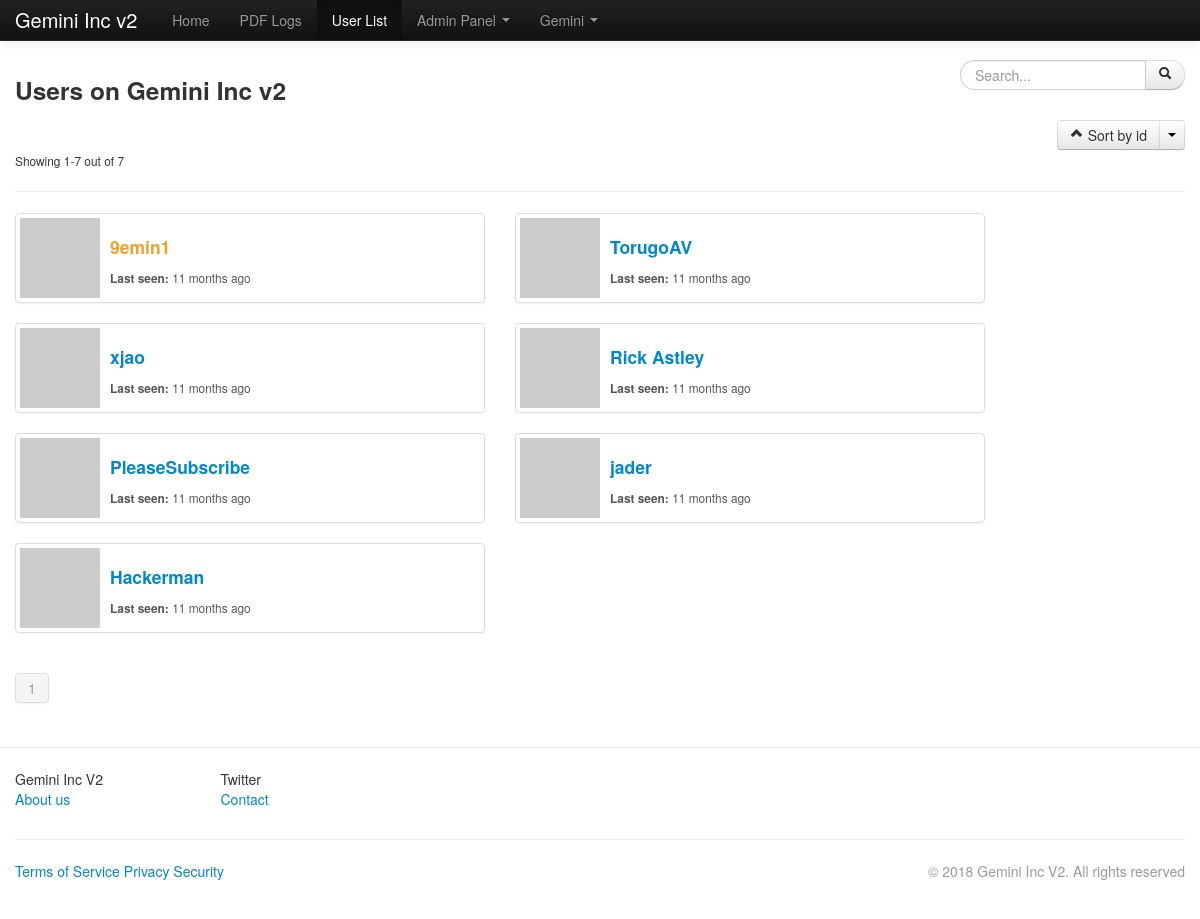
The page /geminiinc-website/users_list.php (signed in) on the database its author committed.
### tables this page shows
CREATE TABLE `mls_settings` (
  `site_name` varchar(255) NOT NULL DEFAULT 'Demo Site',
  `url` varchar(300) NOT NULL,
  `admin_email` varchar(255) NOT NULL,
  `max_ban_period` int(11) NOT NULL DEFAULT '10',
  `register` int(11) NOT NULL DEFAULT '1',
  `email_validation` int(11) NOT NULL DEFAULT '0',
  `captcha` int(11) NOT NULL
);

CREATE TABLE `mls_users` (
  `userid` int(11) NOT NULL AUTO_INCREMENT,
  `username` varchar(50) NOT NULL,
  `display_name` varchar(255) NOT NULL,
  `password` varchar(50) NOT NULL,
  `email` varchar(255) NOT NULL,
  `activation_code` varchar(255) DEFAULT NULL,
  `validated` varchar(100) NOT NULL,
  `groupid` int(11) NOT NULL DEFAULT '2',
  `lastactive` int(11) NOT NULL,
  `showavt` int(11) NOT NULL DEFAULT '1',
  `banned` int(11) NOT NULL,
  `regtime` int(11) NOT NULL,
  PRIMARY KEY (`userid`)
);

### geminiinc-website/lib/mysql.class.php (called while the page is built, shortened)
<?php
class SafeMySQL
{
    private $conn;
    public $asObj;
    private $defaults = array(
        'host'      => 'localhost',
        'user'      => 'root',
        'pass'      => '',
        'db'        => 'test',
        'port'      => NULL,
        'socket'    => NULL,
        'pconnect'  => FALSE,
        'charset'   => 'utf8',
        'errmode'   => 'error',
        'exception' => 'Exception',
        'asObj'     => true,
    );
    function __construct($opt = array())
    {
        $opt = array_merge($this->defaults,$opt);
        $this->asObj = $opt['asObj'];
        @$this->conn = mysqli_connect($opt['host'], $opt['user'], $opt['pass'], $opt['db'], $opt['port'], $opt['socket']);
        mysqli_set_charset($this->conn, $opt['charset']) or $this->error(mysqli_error($this->conn));
    }
    public function ret($value)
    {
        if($this->asObj)
            return (object)$value;
        else
            return $value;
    }
    public function fetch($result,$mode=self::RESULT_ASSOC)
    {
        return mysqli_fetch_array($result, $mode);
    }
    public function getRow()
    {
        $query = $this->prepareQuery(func_get_args());
        if ($res = $this->rawQuery($query)) {
            $ret = $this->fetch($res);
            return $this->ret($ret);
        }
        return FALSE;
    }
    public function getAll()
    {
        $ret   = array();
        $query = $this->prepareQuery(func_get_args());
        if ( $res = $this->rawQuery($query) )
        {
            while($row = $this->fetch($res))
            {
                $ret[] = $this->ret($row);
            }
        }
        return $ret;
    }
    private function rawQuery($query)
    {
        $start = microtime(TRUE);
        $res   = mysqli_query($this->conn, $query);
        $timer = microtime(TRUE) - $start;
        return $res;
    }
    private function prepareQuery($args)
    {
        $query = '';
        $raw   = array_shift($args);
        $array = preg_split('~(\?[nsiuap])|(:[A-Za-z0-9]+)~u'," ".$raw,null,PREG_SPLIT_DELIM_CAPTURE);
        $anum  = count($args);
        $array = array_values(array_filter($array));
        preg_match("~:([A-Za-z0-9]+)~u", $raw, $match);
        $named = count($match);
        if($named)
            $vals = array_shift($args);
        else
            $vals = array();
        $pnum  = floor(count($array) / 2) - floor(count($vals)/2);
        foreach ($array as $i => $part)
        {
            if ( ($i % 2) == 0 )
            {
                $query .= $part;
                continue;
            }
            $value = array_shift($args);
            switch ($part)
            {
                case '?i':
                    $part = $this->escapeInt($value);
                    break;
                case '?p':
                    $part = $value;
                    break;
            }
            $query .= $part;
        }
        return $query;
    }
    private function escapeInt($value)
    {
        return $value;
    }
}

### geminiinc-website/inc/init.php (called while the page is built, shortened)
<?php
$set = new stdClass();
include "settings.php";
include MLS_ROOT."/lib/mysql.class.php";
include MLS_ROOT."/lib/users.class.php";
include MLS_ROOT."/lib/presets.class.php";
include MLS_ROOT."/lib/options.class.php";
$db = new SafeMySQL(array(
	'host' 	=> $set->db_host,
	'user'	=> $set->db_user,
	'pass'	=> $set->db_pass,
	'db'=> $set->db_name));
if(!($db_set = $db->getRow("SELECT * FROM `".MLS_PREFIX."settings` LIMIT 1"))) {
	header("Location: install.php");
	exit;
}
$set = (object)array_merge((array)$set,(array)$db_set);
$presets = new presets;
$user = new User($db);
$options = new Options;

### geminiinc-website/inc/settings.php (called while the page is built, shortened)
<?php
$set->db_host = 'localhost';
$set->db_user = 'gemini2';
$set->db_pass = 's3cr3tp2ssw0rd1337';
$set->db_name = 'mls';

### geminiinc-website/lib/options.class.php (called while the page is built, shortened)
<?php
class Options
{
	public function html($string) {
		return htmlentities($string, ENT_QUOTES);
	}
	public function tsince($time, $end_msg = 'ago') {
	    $time = abs(time() - $time);
	    $tokens = array (
	        31536000 => 'year',
	        2592000 => 'month',
	        604800 => 'week',
	        86400 => 'day',
	        3600 => 'hour',
	        60 => 'minute',
	        1 => 'second'
	    );
	    foreach ($tokens as $unit => $text) {
	        if ($time < $unit) continue;
	        $numberOfUnits = floor($time / $unit);
	        return $numberOfUnits.' '.$text.(($numberOfUnits>1)?'s':'').' '. $end_msg;
	    }
	}
}

### geminiinc-website/lib/presets.class.php (called while the page is built, shortened)
<?php
class presets {
  var $active = '';
  function setActive($id) {
    $this->active = $id;
  }
  function isActive($id) {
    if($id == $this->active)
      return "active";
    return 0;
  }
}

### geminiinc-website/users_list.php (the view, shortened to what this page needs)
<?php
include "inc/init.php";
include 'lib/pagination.class.php';
$page->title = "Users of ". $set->site_name;
$presets->setActive("userslist");
$content = '';
if(!isset($_GET['page']))
  $page_number = 1;
$sort_name = array("id", "name");
if(!isset($_GET['sort']) || !in_array($_GET['sort'], array(0,1)))
  $sort = 0;
else
  $sort = (int)$_GET['sort'];
if(!isset($_GET['sort_type']) || !in_array($_GET['sort_type'], array(0,1)))
  $sort_type = 0;
else
  $sort_type = (int)$_GET['sort_type'];
if($sort == 1) {
  $order_by = "`username` ". (!$sort_type ? "ASC" : "DESC");
} else {
  $order_by = "`userid` ". (!$sort_type ? "ASC" : "DESC");
}
$show_sort_options = '';
foreach ($sort_name as $k => $v) {
  if($k != $sort)
    $show_sort_options .= "<li><a href='?sort=$k'>Sort by $v</a></li>";
}
$where = '';
if($total_results = $db->getRow("SELECT COUNT(*) as count FROM `".MLS_PREFIX."users` ?p", $where)->count) {
    $perpage = 10;
    $start = ($page_number - 1) * $perpage;
    $data = $db->getAll("SELECT * FROM `".MLS_PREFIX."users` ?p ORDER BY ?p LIMIT ?i,?i", $where, $order_by, $start, $perpage);
    $pagination = new pagination($total_results, $page_number, $perpage);
    foreach($data as $u) {
    	$content .= "<li class='span5 clearfix'>
      <div class='thumbnail clearfix'>
    	<a href='profile.php?u=$u->userid'><img src='".$user->getAvatar($u->userid)."' width='80' alt='".$options->html($u->username)."' class='pull-left clearfix' style='margin-right:10px'>
        <div class='caption' class='pull-left'>
          <h4>
    	      <a href='profile.php?u=$u->userid'>".$user->showName($u->userid)."</a>
          </h4>
          <small><b>Last seen: </b> ".$options->tsince($u->lastactive)."</small>
          </div>
        </div>
      </li>";
    }
} else
  $page->error = "No results were found !";
include 'header.php';
echo "
<div class='container'>
  <h3 class='pull-left'>Users on ".$set->site_name."</h3>
  <form class='form-search' action='?'>
    <div class='input-append pull-right'>
      <input class='span2 search-query' name='q' type='text' ".( isset($_GET['q']) ? "value='".$options->html($_GET['q'])."'" : "" )." placeholder='Search...'/>
      <button type='submit' class='btn'><i class='icon-search'></i></button>
      ".$options->queryString("hidden", array("q","page"))."
    </div>
  </form>
  <div class='clearfix'></div>
  <div class='btn-group pull-right'>
    <a class='btn btn' href='?sort=$sort&sort_type=".(!$sort_type ? 1 : 0)."'><i class='icon-chevron-".(!$sort_type ? 'up' : 'down')."'></i> Sort by ".$sort_name[$sort]."</a>
    <a class='btn btn dropdown-toggle' data-toggle='dropdown' href='#'><span class='caret'></span></a>
    <ul class='dropdown-menu'>
      $show_sort_options
    </ul>
  </div>
  <div class='clearfix'></div>";
  if(isset($data))
    echo "<small>Showing ".($start+1)."-".($start+count($data))." out of ".$total_results."</small><hr>";
  else
    echo "<hr>";
echo "
  <ul class='thumbnails'>
		$content
	</ul>
".(isset($pagination) ? $pagination->pages : "" )."
</div>";
include 'footer.php';

### geminiinc-website/lib/pagination.class.php (shortened to what this page needs)
<?php
class pagination {
	function __construct($total, $page, $perpage = 10){
		$total_pages = ceil($total/$perpage);
		$query = '';
		$this->pages = "<div class='pagination'><ul>";
		for($i = max(1, $page - 3); $i <= min($page + 3, $total_pages); $i++)
			$this->pages .= ($i == $page ? "<li class='active'><a>".$i."</a></li>" : " <li><a href='?page=$i$query'>$i</a></li> ");
		$this->pages .= "</ul></div>";
		return true;
	}
}

### geminiinc-website/lib/users.class.php (shortened to what this page needs)
<?php
class User {
	var $db;
	var $data;
	function __construct($db) {
		$this->db = $db;
		$this->data = new stdClass();
		if($this->islg()){
			$this->data = $this->grabData($_SESSION['user']);
		}
		$this->group = $this->getGroup();
	}
	function islg() {
		if(isset($_SESSION['user']))
			return true;
		return false;
	}
	function getAvatar($userid = 0, $size = null) {
		$u = $this->db->getRow("SELECT `email`, `showavt` FROM `".MLS_PREFIX."users` WHERE `userid` = ?i", $userid);
		if($u->showavt)
			return "http://www.gravatar.com/avatar/".md5($u->email).$size;
		else
			return "img/default-avatar.png";
	}
	function getGroup($userid = 0) {
		if(!$userid)
			return $this->db->getRow("SELECT * FROM `".MLS_PREFIX."groups` WHERE `groupid` = ?i", $this->data->groupid);
		$u = $this->db->getRow("SELECT `groupid` FROM `".MLS_PREFIX."users` WHERE `userid` = ?i", $userid);
		return $this->db->getRow("SELECT * FROM `".MLS_PREFIX."groups` WHERE `groupid` = ?i", $u->groupid);
	}
	function showName($userid = 0) {
		$u = $this->db->getRow("SELECT `display_name`,`password`,`banned` FROM `".MLS_PREFIX."users` WHERE `userid` = ?i", $userid);
		$group = $this->getGroup($userid);
		if($u->banned)
			return "<strike>".htmlentities($u->display_name, ENT_QUOTES)."</strike>";
		else
			return "<font color='".$group->color."'>".htmlentities($u->display_name, ENT_QUOTES)."</font>";
	}
	function grabData($userid) {
		return $this->db->getRow("SELECT * FROM `".MLS_PREFIX."users` WHERE `userid` = ?i", $userid);
	}
}

### geminiinc-website/header.php (shortened to what this page needs)
<?php
if($page->navbar == array())
    $page->navbar = $presets->GenerateNavbar();
?><!DOCTYPE html>
 <html class="no-js">
    <head>
        <link rel="stylesheet" href="css/bootstrap.min.css">
        <link rel="stylesheet" href="css/bootstrap-responsive.min.css">
        <link rel="stylesheet" href="css/main.css">
    </head>
    <body>
        <div class="navbar navbar-inverse navbar-fixed-top">
            <div class="navbar-inner">
                <div class="container">
                    <a class="brand"><?php echo $set->site_name; ?></a>
                    <div class="nav-collapse collapse">
                        <ul class="nav pull-left">
<?php
foreach ($page->navbar as $activation_code => $v) {
    if ($v[0] == 'item') {
        echo "<li".($v[1]['class'] ? " class='".$v[1]['class']."'" : "").">
            <a href='".$v[1]['href']."'>".$v[1]['name']."</a></li>";
    } else if($v[0] == 'dropdown') {
        echo "<li class='dropdown".
            ($v['class'] ? " ".$v['class'] : "")."'".
            ($v['style'] ? " style='".$v['style']."'" : "").">
            <a href='#' class='dropdown-toggle' data-toggle='dropdown'>".$v['name']." <b class='caret'></b></a>
            <ul class='dropdown-menu'>";
        echo "</ul></li>";
    }
}
echo "</ul>";
echo "
            </div>
        </div>
    </div>
</div>";

### geminiinc-website/footer.php (shortened to what this page needs)
<?php
echo "
<hr>
<div class='modal hide' id='loginModal'>
    <div class='modal-header'>
        <button type='button' class='close' data-dismiss='modal'>✕</button>
        <h3>Login</h3>
    </div>
        <div class='modal-body' style='text-align:center;'>
        <div class='row-fluid'>
            <div class='span10 offset1'>
                <div id='modalTab'>
                    <div class='tab-content'>
                        <div class='tab-pane active' id='login'>
                            <form method='post' action='login.php' name='login_form'>
                                <p><input type='text' class='span12' name='name' placeholder='Username'></p>
                                <p><input type='password' class='span12' name='password' placeholder='Password'></p>
                                <p>
                                	<input class='pull-left' type='checkbox' name='r' value='1' id='rm'>
                                	<label class='pull-left' for='rm'>Remember Me</label>
                                </p>
                                <div class='clearfix'></div>
                                <input type='hidden' name='token' value='".$_SESSION['token']."'>
                                <p><button type='submit' class='btn btn-primary'>Sign in</button>
                                </p>
                            </form>
                        </div>
                    </div>
                </div>
            </div>
        </div>
    </div>
</div>
";
?>
<div class="container">
<div class="row-fluid">
				<div class="span12">
					<div class="span2" style="width: 15%;">
						<ul class="unstyled">
							<li>Gemini Inc V2<li>
							<li><a href="https://scriptkidd1e.wordpress.com">About us</a></li>
						</ul>
					</div>
					<div class="span2" style="width: 15%;">
						<ul class="unstyled">
							<li>Twitter<li>
							<li><a href="https://twitter.com/sec_9emin1">Contact</a></li>
						</ul>
					</div>
				</div>
			</div>
			<hr>
			<div class="row-fluid">
				<div class="span12">
					<div class="span8">
						<a href="#">Terms of Service</a>
						<a href="#">Privacy</a>
						<a href="#">Security</a>
					</div>
					<div class="span4">
						<p class="muted pull-right">© 2018 Gemini Inc V2. All rights reserved</p>
					</div>
				</div>
			</div>
  </div>
</body>
</html>

### geminiinc-website/header.php (style rules this page uses)
body { padding-top: 60px; padding-bottom: 40px; }

### rows shown on the page
mls_settings: site_name "Gemini Inc v2"
mls_users: username "Gemini", display_name "9emin1", lastactive "11 months ago"
mls_users: display_name "TorugoAV", lastactive "11 months ago"
mls_users: display_name "xjao", lastactive "11 months ago"
mls_users: display_name "Rick Astley", lastactive "11 months ago"
mls_users: display_name "PleaseSubscribe", lastactive "11 months ago"
mls_users: display_name "jader", lastactive "11 months ago"
mls_users: display_name "Hackerman", lastactive "11 months ago"

### other values the page prints
$v[1]['name'] "Home"
$v[1]['name'] "PDF Logs"
$v[1]['name'] "User List"
$v['name'] "Admin Panel"
$sort_name[$sort] "id"
$start+1 "1"
$start+count($data) "7"
$total_results "7"
